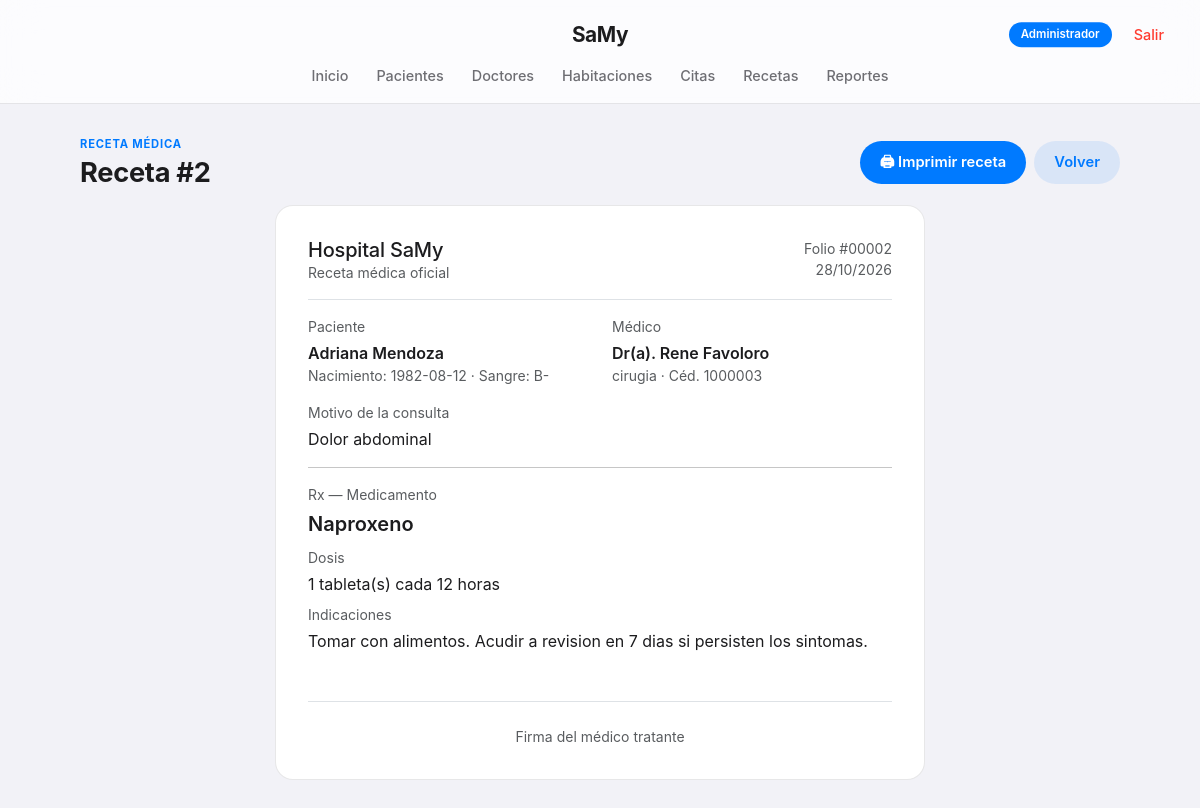
The page /recetas/ver.php?id=2 (signed in) on the database its author committed.
### tables this page shows
CREATE TABLE `recetas` (
  `id_receta` int(11) NOT NULL,
  `id_cita` int(11) NOT NULL,
  `medicamento` varchar(100) NOT NULL,
  `dosis` varchar(60) DEFAULT NULL,
  `indicaciones` varchar(200) DEFAULT NULL
);

CREATE TABLE `citas` (
  `id_cita` int(11) NOT NULL,
  `id_paciente` int(11) NOT NULL,
  `id_doctor` int(11) NOT NULL,
  `id_habitacion` int(11) NOT NULL,
  `fecha_cita` datetime NOT NULL,
  `motivo` varchar(150) DEFAULT NULL,
  `estado` enum('Programada','Atendida','Cancelada') NOT NULL DEFAULT 'Programada'
);

CREATE TABLE `pacientes` (
  `id_paciente` int(11) NOT NULL,
  `nombre` varchar(60) NOT NULL,
  `apellido` varchar(60) NOT NULL,
  `fecha_nacimiento` date NOT NULL,
  `sexo` enum('M','F','Otro') NOT NULL,
  `telefono` varchar(15) DEFAULT NULL,
  `direccion` varchar(150) DEFAULT NULL,
  `tipo_sangre` varchar(5) DEFAULT NULL,
  `fecha_registro` timestamp NOT NULL DEFAULT current_timestamp()
);

CREATE TABLE `doctores` (
  `id_doctor` int(11) NOT NULL,
  `nombre` varchar(60) NOT NULL,
  `apellido` varchar(60) NOT NULL,
  `especialidad` varchar(60) DEFAULT NULL,
  `telefono` varchar(15) DEFAULT NULL,
  `cedula_prof` varchar(20) DEFAULT NULL
);

### recetas/ver.php (the view, shortened to what this page needs)
<?php
require '../config.php';
$id = (int) ($_GET['id'] ?? 0);
$sql = "SELECT r.*, c.fecha_cita, c.motivo,
               p.nombre AS p_nombre, p.apellido AS p_apellido, p.fecha_nacimiento, p.tipo_sangre,
               d.nombre AS d_nombre, d.apellido AS d_apellido, d.especialidad, d.cedula_prof
        FROM recetas r
        INNER JOIN citas c ON r.id_cita = c.id_cita
        INNER JOIN pacientes p ON c.id_paciente = p.id_paciente
        INNER JOIN doctores d ON c.id_doctor = d.id_doctor
        WHERE r.id_receta = ?";
$stmt = $conn->prepare($sql);
$stmt->bind_param("i", $id);
$stmt->execute();
$resultado = $stmt->get_result();
$r = $resultado->fetch_assoc();
?>
<!DOCTYPE html>
<html lang="es">
<head>
  <link href="https://cdn.jsdelivr.net/npm/bootstrap@5.3.3/dist/css/bootstrap.min.css" rel="stylesheet">
  <link rel="stylesheet" href="../css/style.css">
</head>
<body>
  <div class="no-imprimir"><?php include '../includes/nav.php'; ?></div>
  <div class="page-wrap">
    <div class="no-imprimir d-flex justify-content-between align-items-center mb-3">
      <div><div class="eyebrow">Receta médica</div><h1 class="page-title mb-0">Receta #<?= $r['id_receta'] ?></h1></div>
      <div class="d-flex gap-2">
        <button onclick="window.print()" class="btn btn-samy">🖨 Imprimir receta</button>
        <a href="listar.php" class="btn btn-samy-outline">Volver</a>
      </div>
    </div>
    <div class="receta-hoja">
      <div class="d-flex justify-content-between align-items-start border-bottom pb-3 mb-3">
        <div>
          <h2 class="h5 mb-0">Hospital SaMy</h2>
          <div class="text-muted small">Receta médica oficial</div>
        </div>
        <div class="text-end small text-muted">
          Folio #<?= str_pad($r['id_receta'], 5, '0', STR_PAD_LEFT) ?><br>
          <?= htmlspecialchars(date('d/m/Y', strtotime($r['fecha_cita']))) ?>
        </div>
      </div>
      <div class="row mb-3">
        <div class="col-6">
          <div class="small text-muted mb-1">Paciente</div>
          <div class="fw-semibold"><?= htmlspecialchars($r['p_nombre'].' '.$r['p_apellido']) ?></div>
          <div class="small text-muted">Nacimiento: <?= htmlspecialchars($r['fecha_nacimiento']) ?> · Sangre: <?= htmlspecialchars($r['tipo_sangre'] ?: '—') ?></div>
        </div>
        <div class="col-6">
          <div class="small text-muted mb-1">Médico</div>
          <div class="fw-semibold">Dr(a). <?= htmlspecialchars($r['d_nombre'].' '.$r['d_apellido']) ?></div>
          <div class="small text-muted"><?= htmlspecialchars($r['especialidad']) ?> · Céd. <?= htmlspecialchars($r['cedula_prof']) ?></div>
        </div>
      </div>
      <div class="mb-3">
        <div class="small text-muted mb-1">Motivo de la consulta</div>
        <div><?= htmlspecialchars($r['motivo'] ?: '—') ?></div>
      </div>
      <hr>
      <div class="mb-2">
        <div class="small text-muted mb-1">Rx — Medicamento</div>
        <div class="fs-5 fw-semibold"><?= htmlspecialchars($r['medicamento']) ?></div>
      </div>
      <div class="mb-2">
        <div class="small text-muted mb-1">Dosis</div>
        <div><?= htmlspecialchars($r['dosis'] ?: '—') ?></div>
      </div>
      <div class="mb-4">
        <div class="small text-muted mb-1">Indicaciones</div>
        <div><?= nl2br(htmlspecialchars($r['indicaciones'] ?: '—')) ?></div>
      </div>
      <div class="text-center small text-muted mt-5 pt-4 border-top">
        Firma del médico tratante
      </div>
    </div>
  </div>
</body>
</html>

### css/style.css (style rules this page uses)
:root { --ios-blue: #007AFF; --ios-blue-dark: #0062CC; --ios-green: #34C759; --ios-red: #FF3B30; --ios-orange: #FF9500; --ios-gray-bg: #F2F2F7; --ios-card: rgba(255,255,255,0.9); --ios-text: #1C1C1E; --ios-text-soft: #6E6E73; --ios-line: rgba(60,60,67,0.12); --ios-radius: 18px; --ios-radius-sm: 12px; }
* { -webkit-tap-highlight-color: transparent; }
body { font-family: -apple-system, BlinkMacSystemFont, "SF Pro Text", "Segoe UI", Roboto, Helvetica, Arial, sans-serif; background: var(--ios-gray-bg); color: var(--ios-text); -webkit-font-smoothing: antialiased; }
h1, h2, h3, .navbar-brand { font-family: -apple-system, BlinkMacSystemFont, "SF Pro Display", sans-serif; letter-spacing: -0.01em; }
.page-wrap { max-width: 1080px; margin: 0 auto; padding: 32px 20px 90px; }
.eyebrow { text-transform: uppercase; letter-spacing: 0.8px; font-size: 0.7rem; color: var(--ios-blue); font-weight: 700; }
h1.page-title { font-size: 1.7rem; font-weight: 700; margin: 4px 0 22px; color: var(--ios-text); }
.btn-samy, .btn-samy-outline { border: none; font-weight: 600; padding: 10px 20px; border-radius: 980px; font-size: 0.92rem; transition: transform .1s ease, opacity .15s ease; }
.btn-samy { background: var(--ios-blue); color: #fff; }
.btn-samy-outline { background: rgba(0,122,255,0.1); color: var(--ios-blue); }
.receta-hoja { background: #fff; border: 1px solid var(--ios-line); border-radius: var(--ios-radius); padding: 32px; max-width: 650px; margin: 0 auto; }
.receta-hoja h2 { color: var(--ios-text); }
.page-wrap { animation: fadeIn .3s ease both; }
.page-title, .eyebrow { animation: fadeInUp .35s ease both; }
.btn-samy, .btn-samy-outline, .mini-accion { transition: transform .12s cubic-bezier(.34,1.56,.64,1), background .15s ease, opacity .15s ease; }

### rows shown on the page
recetas: id_receta "2", id_receta "00002", id_cita.fecha_cita "28/10/2026", pacientes.nombre+apellido "Adriana Mendoza", pacientes.fecha_nacimiento "1982-08-12", pacientes.tipo_sangre "B-", doctores.nombre+apellido "Rene Favoloro", doctores.especialidad "cirugia", doctores.cedula_prof "1000003", id_cita.motivo "Dolor abdominal", medicamento "Naproxeno", dosis "1 tableta(s) cada 12 horas", indicaciones "Tomar con alimentos. Acudir a revision en 7 dias si persisten los sintomas."

### other values the page prints
$rolActual "Administrador"
